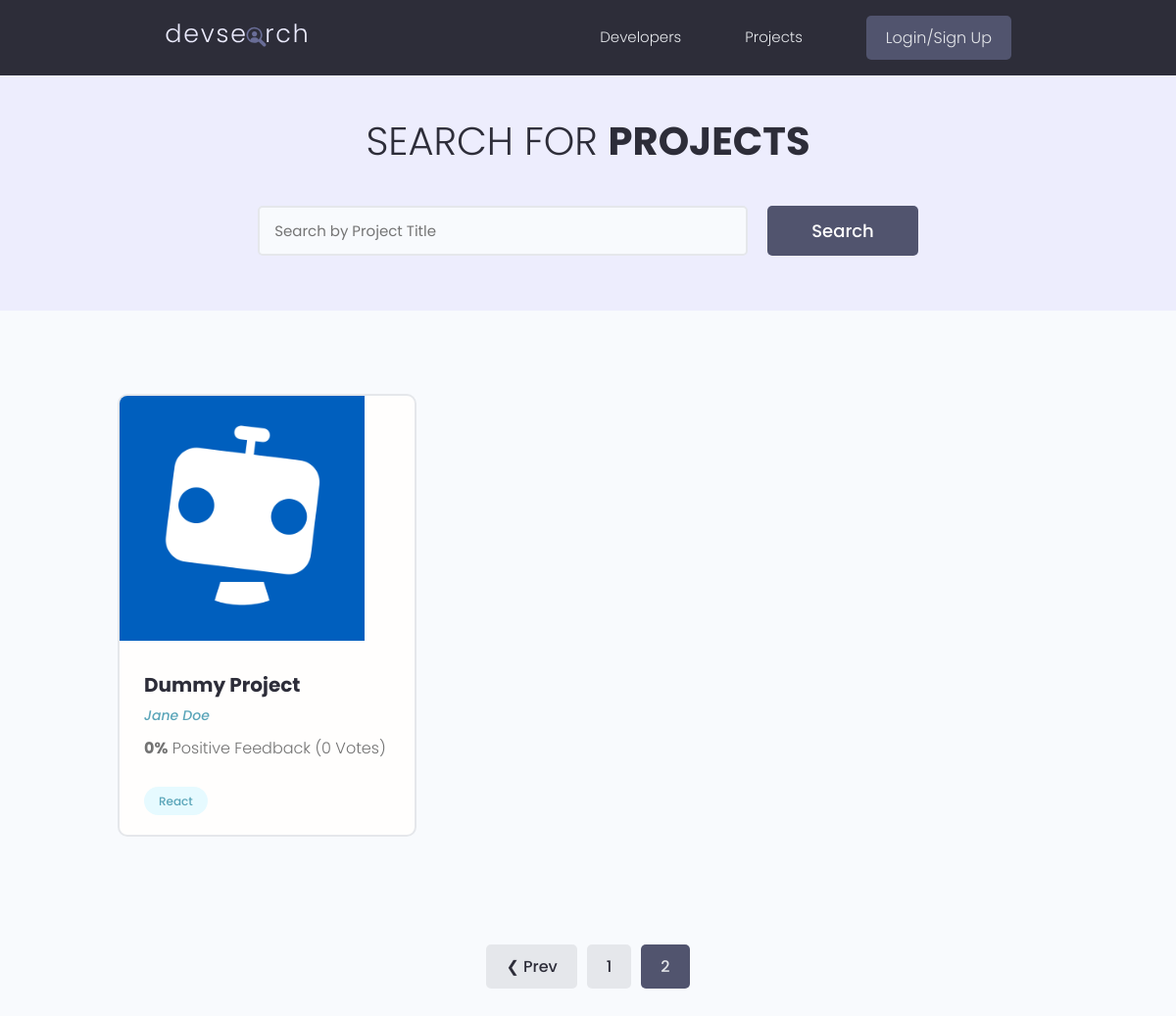
Page /projects/?page=2 on the earlier database version.
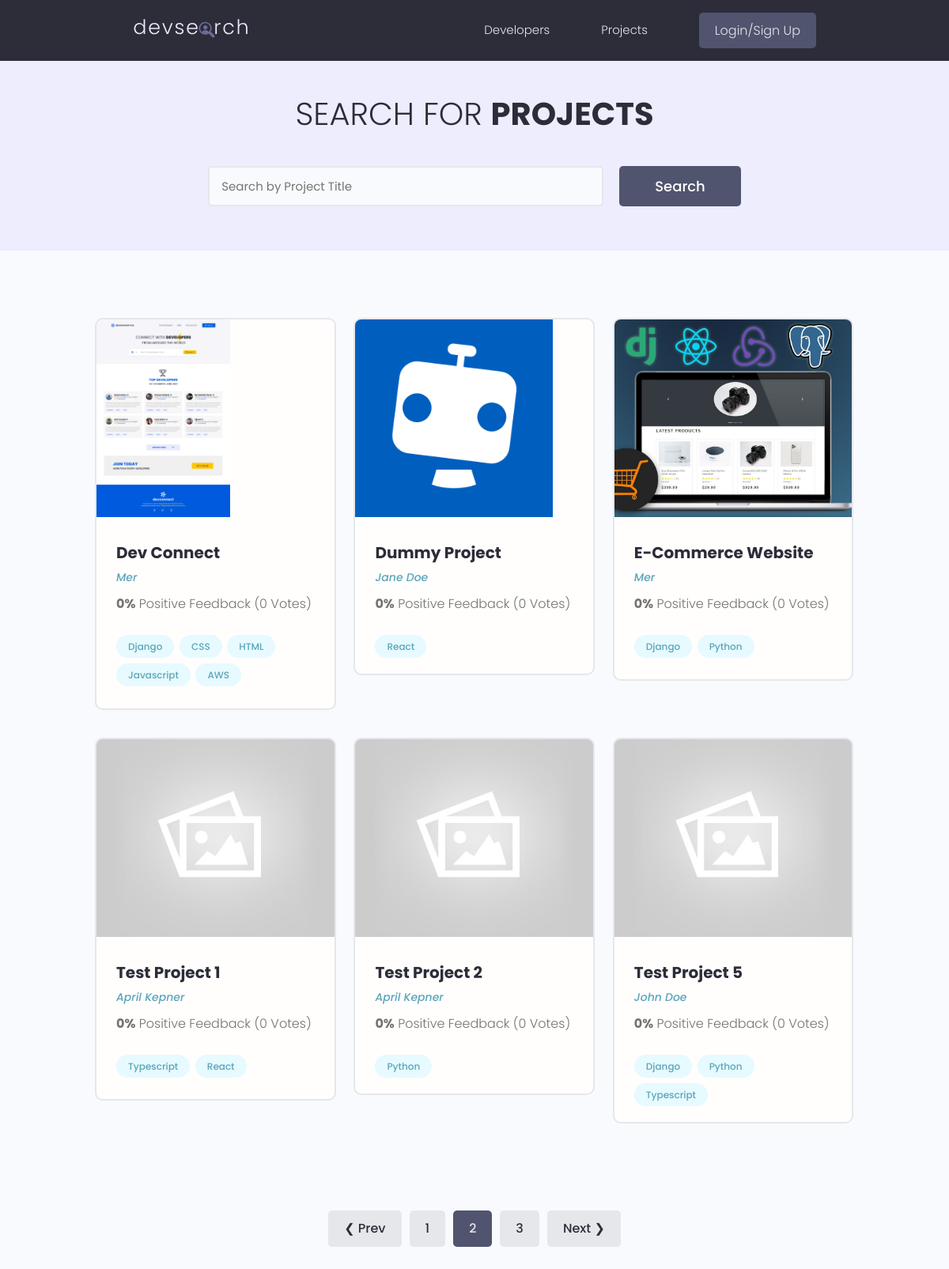
Same page on the later database version.
### projects/models.py (models this page shows, shortened)
class Project(models.Model):
  owner = models.ForeignKey(Profile, null=True, blank=True, on_delete=models.SET_NULL)
  title = models.CharField(max_length=200)
  description = models.TextField(null=True, blank=True)
  featured_image = models.ImageField(null=True, blank=True, default="default.jpg")
  id = models.UUIDField(primary_key=True, default=uuid.uuid4, editable=False, unique=True)
  demo_link = models.CharField(max_length=2000, null=True, blank=True)
  source_link = models.CharField(max_length=2000, null=True, blank=True)
  tags = models.ManyToManyField('Tag', blank=True)
  vote_total = models.IntegerField(default=0, null=True, blank=True)
  vote_ratio = models.IntegerField(default=0, null=True, blank=True)
  created = models.DateTimeField(auto_now_add=True)
  updated = models.DateTimeField(auto_now=True)
  class Meta:
    ordering = ['-vote_ratio', '-vote_total', 'title']

class Tag(models.Model):
  name = models.CharField(max_length=200)
  id = models.UUIDField(primary_key=True, default=uuid.uuid4, editable=False, unique=True)
  created = models.DateTimeField(auto_now_add=True)
  def __str__(self):
    return self.name

### users/models.py (models this page shows, shortened)
class Profile(models.Model):
  user = models.OneToOneField(User, null=True, on_delete=models.CASCADE, blank=True)
  name = models.CharField(max_length=200, null=True, blank=True)
  email = models.EmailField(max_length=500, null=True, blank=True)
  username = models.CharField(max_length=200, null=True, blank=True)
  location = models.CharField(max_length=200, null=True, blank=True)
  short_intro = models.CharField(max_length=500, null=True, blank=True)
  bio = models.TextField(null=True, blank=True)
  profile_image = models.ImageField(null=True, blank=True, upload_to='profiles/', default='profiles/user-default.png')
  social_github = models.CharField(max_length=200, null=True, blank=True)
  social_twitter = models.CharField(max_length=200, null=True, blank=True)
  social_linkedin = models.CharField(max_length=200, null=True, blank=True)
  social_youtube = models.CharField(max_length=200, null=True, blank=True)
  social_website = models.CharField(max_length=200, null=True, blank=True)
  id = models.UUIDField(primary_key=True, default=uuid.uuid4, editable=False, unique=True)
  created = models.DateTimeField(auto_now_add=True)
  updated = models.DateTimeField(auto_now=True)

### projects/views.py (the view)
# urls.py: path('projects/', include('projects.urls')),
def projects(request):
  projects, search_query = searchProjects(request)
  results = 6
  custom_range, projects = paginateProjects(request, projects, results)
  context = {
    'projects': projects,
    'search_query': search_query,
    'custom_range': custom_range,
  }
  return render(request, 'projects/projects.html', context)

### projects/utils.py (called while the page is built)
def paginateProjects(request, projects, results):
    page = request.GET.get('page')
    paginator = Paginator(projects, results)
    try:
        projects = paginator.page(page)
    except PageNotAnInteger:
        page = 1
        projects = paginator.page(page)
    except EmptyPage:
        page = paginator.num_pages
        projects = paginator.page(page)
    leftIndex = (int(page) - 4)
    if leftIndex < 1:
        leftIndex = 1
    rightIndex = (int(page) + 5)
    if rightIndex > paginator.num_pages:
        rightIndex = paginator.num_pages + 1
    custom_range = range(leftIndex, rightIndex)
    return custom_range, projects

def searchProjects(request):
    search_query = ''
    if request.GET.get('search_query'):
        search_query = request.GET.get('search_query')
    tags = Tag.objects.filter(name__icontains=search_query)
    projects = Project.objects.distinct().filter(
        Q(title__icontains=search_query) |
        Q(description__icontains=search_query) |
        Q(owner__name__icontains=search_query) |
        Q(tags__in=tags)
    )
    return projects, search_query

### projects/templates/projects/projects.html (shortened to what this page needs)
{% extends 'main.html' %}
{% block content %}
<main class="projects">
  <section class="hero-section text-center">
    <div class="container container--narrow">
      <div class="hero-section__box">
        <h2>Search for <span>Projects</span></h2>
      </div>
      <div class="hero-section__search">
        <form id="searchForm" class="form" action="{% url 'projects' %}" method="get">
          <div class="form__field">
            <input class="input input--text" id="formInput#search" type="text" name="search_query"
              placeholder="Search by Project Title" value="{{search_query}}" />
          </div>
          <input class="btn btn--sub btn--lg" type="submit" value="Search" />
        </form>
      </div>
    </div>
  </section>
  <section class="projectsList">
    <div class="container">
      <div class="grid grid--three">
        {% for project in projects %}
        <div class="column">
          <div class="card project">
            <a href="{% url 'project' project.id %}" class="project">
              <img class="project__thumbnail" src="{{ project.featured_image.url }}" alt="project thumbnail" />
              <div class="card__body">
                <h3 class="project__title">{{project.title}}</h3>
                <p><a class="project__author" href="{% url 'user-profile' project.owner.id %}">{{ project.owner.name }}</a></p>
                <p class="project--rating">
                  <span style="font-weight: bold;">{{project.vote_ratio}}%</span> Positive
                  Feedback ({{project.vote_total}} Vote{{project.vote_total|pluralize:"s"}})
                </p>
                <div class="project__tags">
                  {% for tag in project.tags.all %}
                  <span class="tag tag--pill tag--main">
                    <small>{{ tag }}</small>
                  </span>
                  {% endfor %}
                </div>
              </div>
            </a>
          </div>
        </div>
        {% endfor %}
      </div>
    </div>
  </section>
  {% include 'pagination.html' with queryset=projects custom_range=custom_range %}
</main>
{% endblock content %}

Differences in the rows shown:
added Project: featured_image (picture), title "Dev Connect", owner.name "Mer", vote_ratio "0", vote_total "0"
now on this page (row unchanged): Tag: name "Django"
added Tag: name "CSS", shown under "Dev Connect"
added Tag: name "HTML", shown under "Dev Connect"
added Tag: name "Javascript", shown under "Dev Connect"
added Tag: name "AWS", shown under "Dev Connect"
added Project: featured_image (picture), title "E-Commerce Website", owner.name "Mer", vote_ratio "0", vote_total "0"
now on this page (row unchanged): Tag: name "Python"
added Project: featured_image (placeholder picture), title "Test Project 1", owner.name "April Kepner", vote_ratio "0", vote_total "0", Tag (name "React")
now on this page (row unchanged): Tag: name "Typescript"
added Project: featured_image (placeholder picture), title "Test Project 2", owner.name "April Kepner", vote_ratio "0", vote_total "0"
added Project: featured_image (placeholder picture), title "Test Project 5", owner.name "John Doe", vote_ratio "0", vote_total "0"
Other differences:
new list line: "3"
text now shown: "Next ❯"
